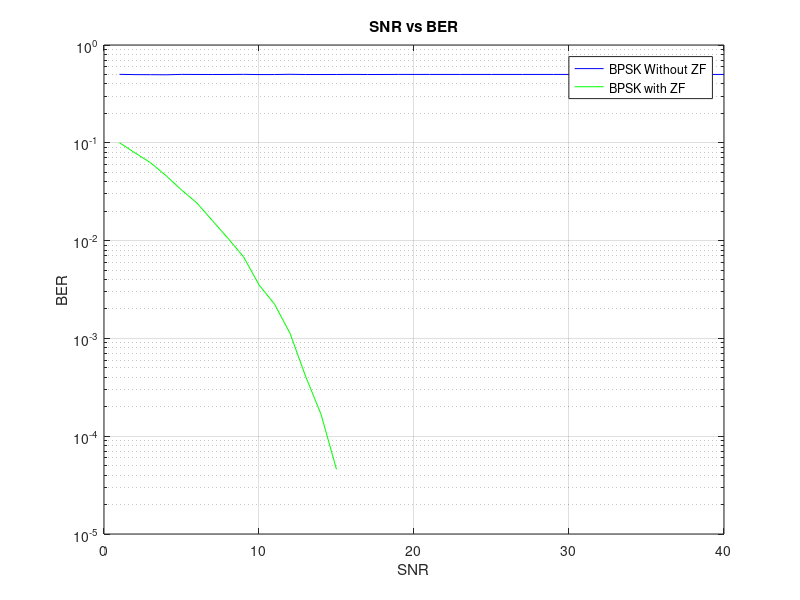

MATLAB code for this plot:
clc;
clear;
close all;

%% Declarations
M = 2;
h1 = -0.5+0.75j;
h2 = 0.29+0.81j;
r = 3;
H = [[h1 h2 0 0];[0 h1 h2 0];[0 0 h1 h2]];
in = randi([0,1],1,64*1024);

%% Modulation
xmod = pskmod(in,M);
x = xmod;
x_1 = circshift(xmod,1); x_1(1)=0;
x1 = circshift(xmod,-1); x1(end)=0;
x2 = circshift(xmod,-2); x2(end-1:end)=0;
X = [x2;x1;x;x_1];

ber1 = [];
ber2 = [];

for snr=1:1:40
    
    Y = H*X;
    Y_noise = awgn(Y(1,:),snr,'measured');
    
    noise = Y_noise-Y(1,:);
    noise_1 = circshift(noise,-1);
    noise_1(end) = 0;
    noise_2 = circshift(noise,-2);
    noise_2(end-1:end) = 0;
    Y_final = (H*X) + [noise_2;noise_1;noise];    
    C=  (inv(H*H')*H)*[0;0;1;0];
    Y_equ = C'*Y_final;
    x_without_demod = pskdemod(Y_final,2);
    x_with_demod = pskdemod(Y_equ,2);
    [N1,error1] = biterr(in,x_without_demod(1,:));
    [N2,error2] = biterr(in,x_with_demod);
    ber1 = [ber1,error1];
    ber2 = [ber2,error2];
end

%% Plotting
semilogy(1:1:40,ber1,'-b',1:1:40,ber2,'-g'); grid on;
legend('BPSK Without ZF','BPSK with ZF');
title('SNR vs BER');
xlabel('SNR');
ylabel('BER');